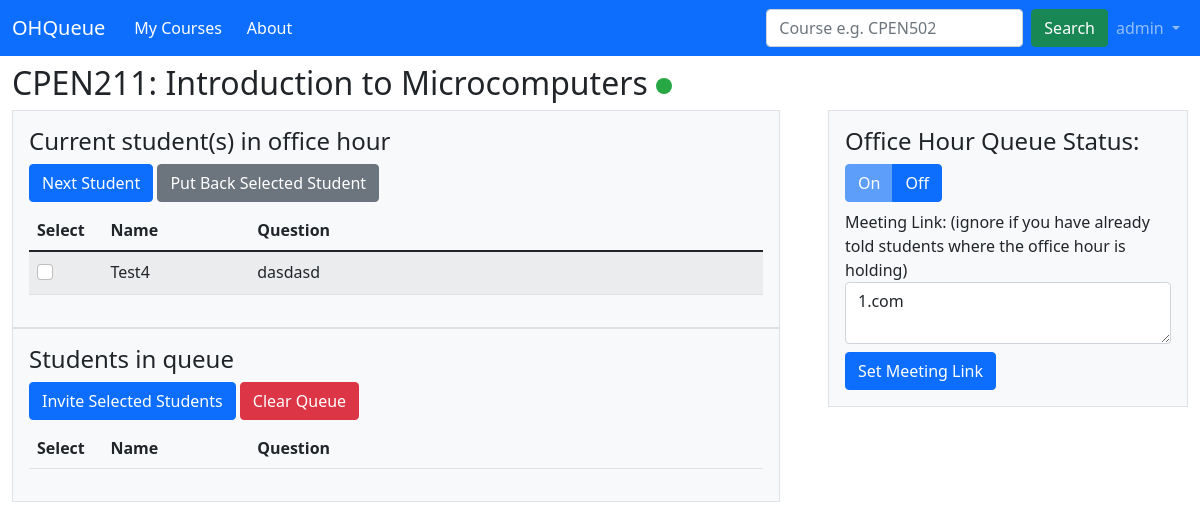
The app's page /course/1 (signed in) with its own data.
### ohq/models.py (models this page shows, shortened)
class Course(models.Model):
    code = models.CharField(max_length=10)
    subject = models.CharField(null=False,
        max_length=5,
        choices=SUBJECT_CODE,
        default=CPEN)
    number = models.IntegerField(default=0)
    session = models.CharField(max_length=5, default="")
    semester = models.CharField(null=False,
        max_length=2,
        choices=SEMESTER,
        default=W1)
    course_name = models.CharField(max_length=100, default="")
    status = models.BooleanField(default=False)
    meeting_link = models.URLField(default="")
    teaching_instructor = models.ManyToManyField("Instructor")

class Queue(models.Model):
    course = models.ForeignKey(Course, on_delete=models.CASCADE)
    student = models.ForeignKey(Student, on_delete=models.CASCADE)
    instructor = models.ManyToManyField(Instructor)
    question = models.CharField(max_length=500, default="")
    joined_time = models.DateTimeField(auto_now_add=True)
    invited = models.BooleanField(default=False)

### ohq/views.py (the view, shortened to what this page needs)
# urls.py: path("course/<int:pk>", views.CourseQueueView.as_view(), name="course_queue"),
class CourseQueueView(generic.DetailView):
    model = Course
    template_name = "ohq/course_queue.html"
    def render_to_response(self, context):
        if not self.request.user.id:
            return redirect('ohq:login')
        return super(CourseQueueView, self).render_to_response(context)
    def get_context_data(self, **kwargs):
        def get_queue(course):
            result = []
            query_set = Queue.objects.filter(course=course).order_by("joined_time").all()
            for q in query_set:
                temp = {}
                temp["first_name"] = q.student.user.first_name
                temp["question"] = q.question
                temp["queue_checkbox_id"] = q.student.user.username
                temp["invited"] = q.invited
                result.append(temp)
            return result
        def get_subqueue(course):
            result = []
            query_set = Queue.objects.filter(course=course, instructor=self.request.user.instructor).order_by("joined_time").all()
            if len(query_set) == 0:
                return result
            for q in query_set:
                temp = {}
                temp["first_name"] = q.student.user.first_name
                temp["question"] = q.question
                temp["queue_checkbox_id"] = q.student.user.username
                temp["invited"] = q.invited
                result.append(temp)
            return result
        context = super().get_context_data(**kwargs)
        if not self.request.user.id:
            return context
        course = get_object_or_404(Course, pk=self.kwargs["pk"])
        context["course_status"] = course.status
        is_instructor = check_is_instructor(self.request.user, course)
        if is_instructor:
            context["is_instructor"] = is_instructor
            context["queue"] = get_queue(course)
            context["sub_queue"] = get_subqueue(course)
        self.request.session.set_expiry(self.request.session.get_expiry_age())
        return context

### ohq/views.py (called while the page is built)
def check_is_instructor(user, course):
    is_instructor = False
    if user.id is not None:
        results = Instructor.objects.filter(user=user, teaching_course=course).count()
        if results > 0:
            is_instructor = True
    return is_instructor

### ohq/templates/ohq/course_queue.html (shortened to what this page needs)
<!DOCTYPE html>
<html lang="en">
  <head>
    {% load static %}
    <link
      href="https://cdn.jsdelivr.net/npm/bootstrap@5.1.3/dist/css/bootstrap.min.css"
      rel="stylesheet"
>
  </head>
  <body>
    <nav class="navbar navbar-expand-lg navbar-dark bg-primary">
      <div class="container-fluid">
        <a class="navbar-brand" href="/">OHQueue</a>
        <form action="{% url 'ohq:my_courses' %}">
          <div class="btn-group" role="group">
            <button type="submit" class="btn btn-primary">My Courses</button>
            <button type="button" class="btn btn-primary">About</button>
          </div>
        </form>
        <div class="collapse navbar-collapse justify-content-end"
          id="navbarSupportedContent">
          <form class="d-flex" action="{% url 'ohq:prepare_search' %}" method="post">
            <input class="form-control me-2" type="search"
            placeholder="Course e.g. CPEN502" aria-label="Search"
            name="search_query">
            <button class="btn btn-success" type="submit">Search</button>
          </form>
          {% if user.is_authenticated %}
          <ul class="navbar-nav mb-2 mb-lg-0">
            <li class="nav-item dropdown">
              <a class="nav-link dropdown-toggle" href="#" id="navbarDropdown"
                role="button" data-bs-toggle="dropdown" aria-expanded="false">
                {{ user.username }}
              </a>
            </li>
          </ul>
          {% endif %}
        </div>
      </div>
    </nav>
      <div class="container-fluid mt-2">
        <h2>
          {{ course.code }}: {{ course.course_name }}
          {% if course.status %}
          <svg xmlns="http://www.w3.org/2000/svg" width="16" height="16"
            fill="currentColor"
            class="bi bi-circle-fill" viewBox="0 0 16 16" style="fill:#28a745">
            <circle cx="8" cy="8" r="8"></circle>
          </svg>
          {% else %}
          <svg xmlns="http://www.w3.org/2000/svg" width="16" height="16"
            fill="currentColor"
            class="bi bi-circle-fill" viewBox="0 0 16 16" style="fill:#dc3545">
            <circle cx="8" cy="8" r="8"></circle>
          </svg>
          {% endif %}
        </h2>
        <div class="row gx-5">
          {% if is_instructor %}
          <div class="col-8">
            {% if course.status %}
            <div class="container p-3 border bg-light">
              <h4>Current student(s) in office hour</h4>
              <form action="{{ course.pk }}/next_student" method="post">
                <button type="submit" class="btn btn-primary">Next Student</button>
                {% if sub_queue|length != 0 %}
                <button type="submit" class="btn btn-secondary" formaction="{{ course.pk }}/put_back">Put Back Selected Student</button>
                {% else %}
                <button type="submit" class="btn btn-secondary" disabled>Put Back Selected Student</button>
                {% endif %}
                <table class="table table-striped mt-2">
                  <thead>
                    <tr>
                      <th style="width: 10%">Select</th>
                      <th style="width: 20%">Name</th>
                      <th style="width: 70%">Question</th>
                    </tr>
                  </thead>
                  <tbody>
                    {% for name in sub_queue %}
                    {% if name.invited %}
                    <tr>
                      <td>
                        <div class="form-group form-check">
                          <input type="checkbox" class="form-check-input"
                            id="{{name.queue_checkbox_id}}" name="{{name.queue_checkbox_id}}"
                            value="yes">
                        </div>
                      </td>
                      <td>{{ name.first_name }}</td>
                      <td>{{ name.question }}</td>
                    </tr>
                    {% endif %}
                    {% endfor %}
                  </tbody>
                </table>
              </form>
            </div>
            <div class="container p-3 border bg-light">
              <h4>Students in queue</h4>
              <form action="{{ course.pk }}/invite_students" method="post">
                  <button type="submit" class="btn btn-primary">Invite Selected
                    Students</button>
                  <button type="button" class="btn btn-danger" data-bs-toggle="modal" data-bs-target="#clear_queue_model">
                    Clear Queue
                  </button>
                <table class="table table-striped mt-2">
                  <thead>
                    <tr>
                      <th style="width: 10%">Select</th>
                      <th style="width: 20%">Name</th>
                      <th style="width: 70%">Question</th>
                    </tr>
                  </thead>
                </table>
              </form>
            </div>
            {% else %}
            <div class="container p-3 border bg-light">
              <h4>You are yet to start the office hour queue!</h4>
              <p>Toggle the switch on the right to start office hour.</p>
            </div>
            {% endif %}
          </div>
          <div class="col-4">
            <div class="container p-3 border bg-light">
              <h4>
                Office Hour Queue Status:
              </h4>
              {% if course.status %}
              <form action="{{ course.pk }}/change_status" method="post">
                <div class="btn-group" role="group">
                  <button class="btn btn-primary" type="submit" disabled>On</button>
                  <button class="btn btn-primary" type="submit">Off</button>
                </div>
              </form>
              <div class="mt-2">
                <form action="{{ course.pk }}/meeting_link" method="post">
                  <label for="meeting_link">
                  Meeting Link: (ignore if you have already told students where the office hour is holding)
                  </label>
                  {% if course.meeting_link %}
                  <textarea class="form-control" type="url" id="meeting_link"
                    name="meeting_link" rows="2">{{ course.meeting_link }}</textarea>
                  <button class="btn btn-primary mt-2" type="submit">Set Meeting
                    Link</button>
                  {% else %}
                  <textarea class="form-control" type="url" id="meeting_link"
                    name="meeting_link" rows="2" placeholder="zoom.com"></textarea>
                  <button class="btn btn-primary mt-2" type="submit">Set Meeting
                    Link</button>
                  {% endif %}
                </form>
              </div>
              {% endif %}
            </div>
          </div>
          {% endif %}
        </div>
      </div>
    </body>
  </html>

### records on screen
Course: code "CPEN211", course_name "Introduction to Microcomputers", meeting_link "1.com"
Queue: question "dasdasd"

### other values on screen
{{ user.username }} "admin"
{{ name.first_name }} "Test4"
